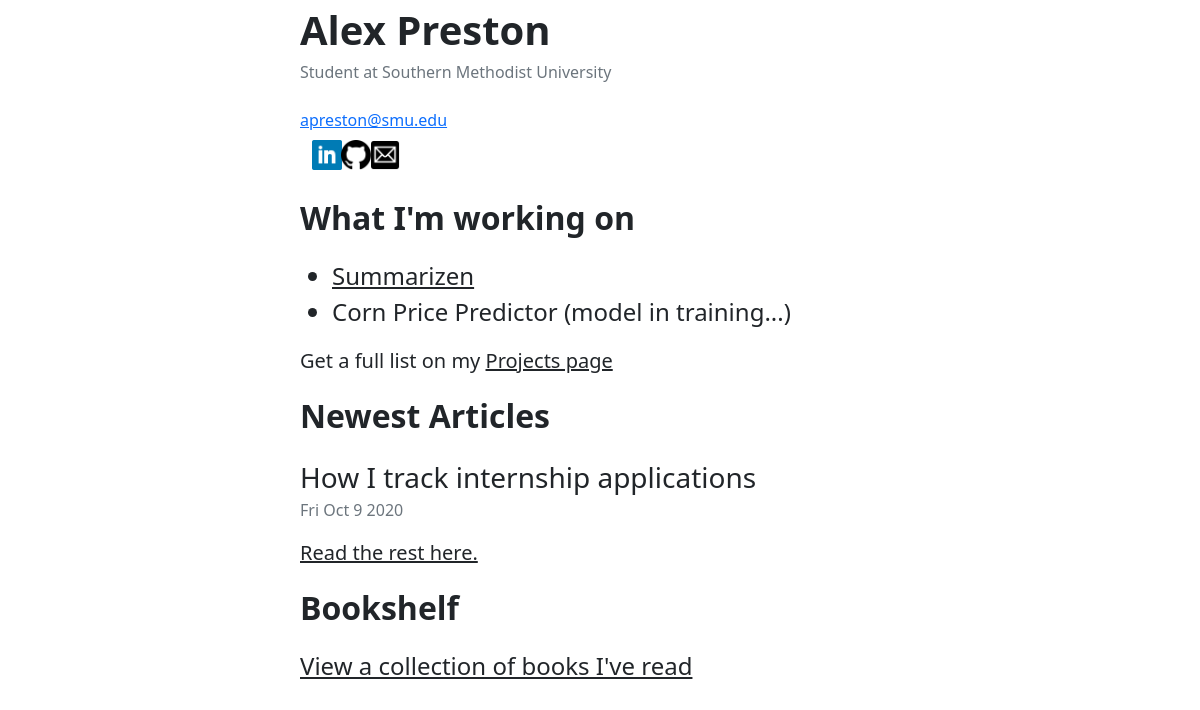
/, run on an earlier commit of the app's database.
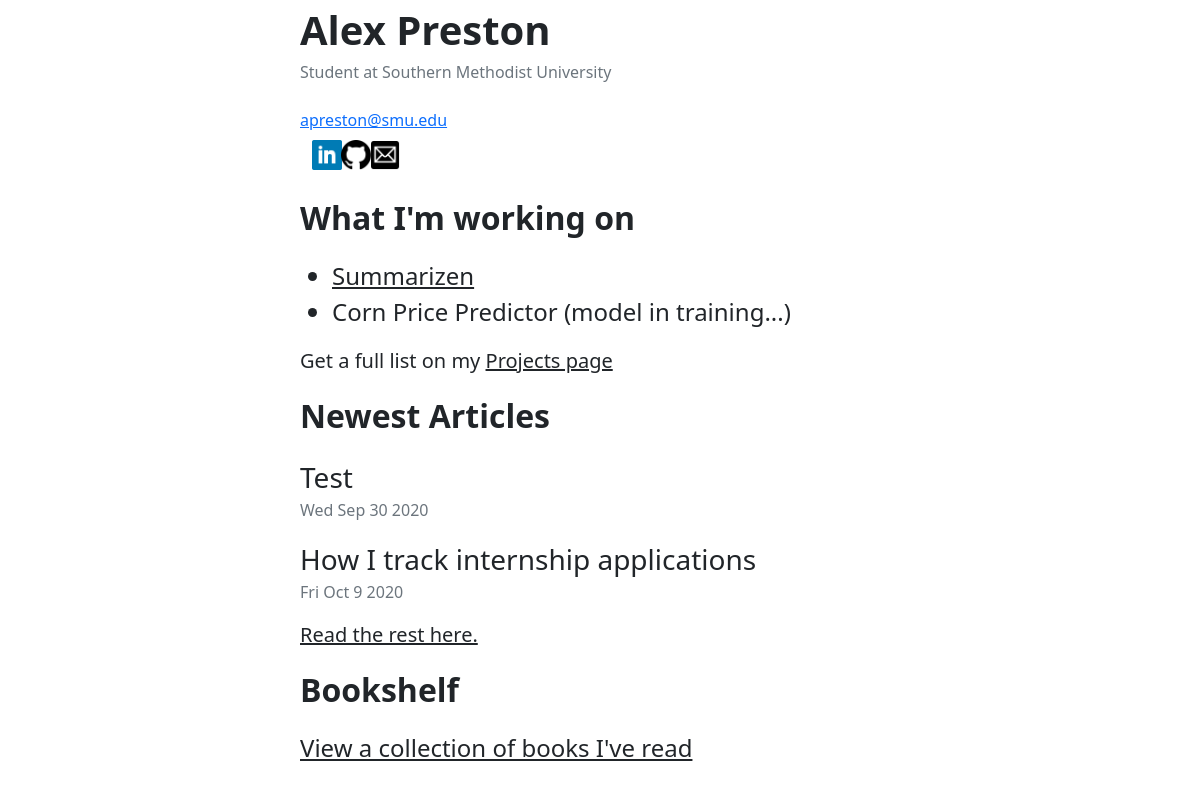
And on a later commit of the database.
### portfolio/models.py (models this page shows, shortened)
class Post(models.Model):
    title = models.CharField(max_length=200, unique=True)
    slug = models.SlugField(max_length=200, unique=True)
    updated_on = models.DateTimeField(auto_now= True)
    content = MarkdownxField()
    created_on = models.CharField(max_length=200, unique=True)
    status = models.IntegerField(choices=STATUS, default=0)
    class Meta:
        ordering = ['-created_on']

### portfolio/views.py (the view)
# urls.py: 2. Add a URL to urlpatterns:  path('', views.home, name='home')
def home(request):
    queryset = Post.objects.filter(status=1).order_by('-created_on')
    context = {
        'post_list': queryset
    }
    return render(request, "portfolio/home.html", context)

### portfolio/templates/portfolio/home.html
{% extends 'portfolio/base.html' %}
{% load static %}
{% load markdown_extras %}
{% block content %}
    <div class="homePageSections">
        <div>
            <div class="">
                <a href="{% url 'home' %}" class="text-dark nameLink"><p class="fs-1 fw-bold m-0">Alex Preston</p></a>
                <p class="text-secondary m-0">Student at Southern Methodist University</p>
            </div>
        </div>
        <p class="mt-4"><a target="_blank" href="mailto:apreston@smu.edu" class="">apreston@smu.edu</a></p>
        <div class="container-sm pb-4" style="margin-top: -0.5rem;">
            <div class="row" style="width: 15%;">
                <div class="col-4">
                    <a target="_blank" href="https://www.linkedin.com/in/alexrpreston/"><img width="30" height="30" src="{% static 'portfolio/images/linkedin.png' %}"></a>
                </div>
                <div class="col-4">
                    <a target="_blank" href="https://github.com/alexrpreston"><img width="30" height="30" src="{% static 'portfolio/images/github.png' %}"></a>
                </div>
                <div class="col-4">
                    <a target="_blank" href="mailto:apreston@smu.edu"><img width="30" height="30" src="{% static 'portfolio/images/mail.png' %}"></a>
                </div>
            </div>
        </div>
        <div>
            <p class="fs-2 fw-bold">What I'm working on</p>
            <ul class="projectListHomePage">
                <li class="fs-4"><a href="https://summarizen.com/" class="text-dark" target="_blank">Summarizen</a>
                <li class="fs-4">Corn Price Predictor (model in training...)</li>
            </ul>
            <p class="fs-5">Get a full list on my <a href="{% url 'portfolio' %}" class="text-dark">Projects page</a></p>
        </div>
        <div>
            <p class="fs-2 fw-bold">Newest Articles</p>
                {% for post in post_list %}
                    <div class="">
                        <a href="{% url 'post_detail' post.slug  %}" class="text-decoration-none text-dark fs-3"><p>{{ post.title }}</p></a>
                        <p style="margin-top: -1rem;" class="text-secondary">{{ post.created_on}}</p>
                    </div>
                {% endfor %}
            <p class="viewMoreHomePage"><a href="{% url 'blog' %}" class="fs-5 text-dark">Read the rest here.</a></p>
        </div>
        <div>
            <p class="fs-2 fw-bold">Bookshelf</p>
            <a href="{% url 'bookList' %}" class="text-dark"><p class="fs-4">View a collection of books I've read</p></a>
        </div>
    </div>
{% endblock %}

What changed in the data, as far as the page shows it:
added Post: title "Test", created_on "Wed Sep 30 2020"
